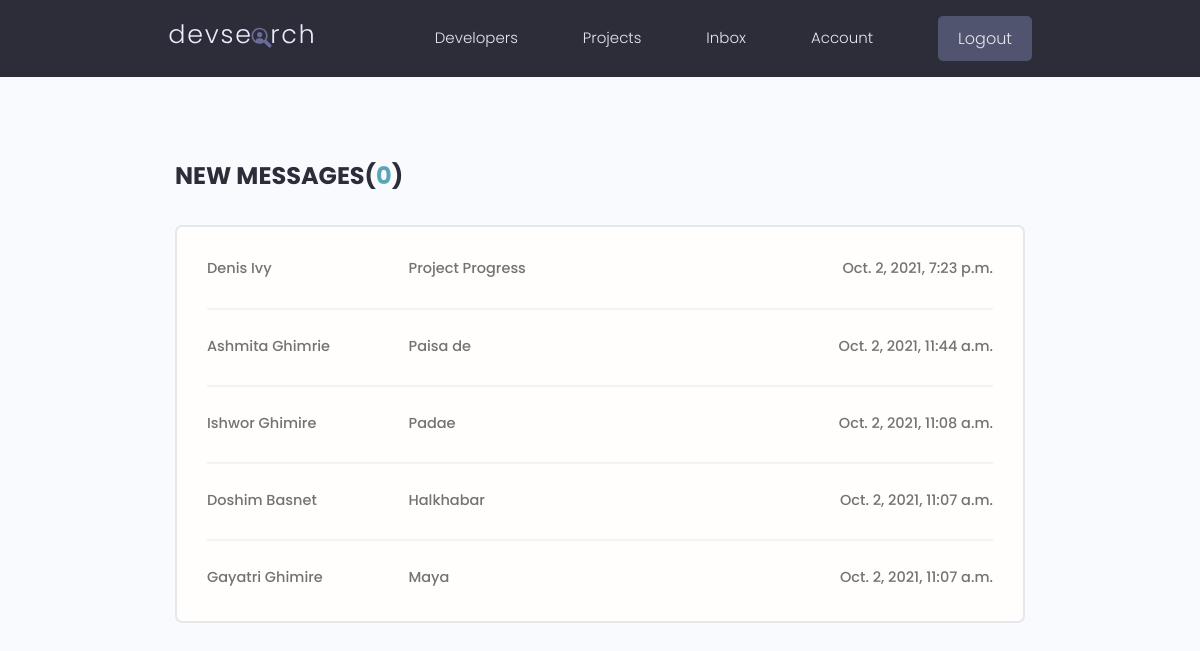
The page /inbox/ (signed in) on the database its author committed.
### users/models.py (models this page shows, shortened)
class Message(models.Model):
    sender = models.ForeignKey(Profile,null=True,blank=True,on_delete=models.SET_NULL)
    recepient = models.ForeignKey(Profile,null=True,blank=True,on_delete=models.SET_NULL,related_name='messages')
    sender_name = models.CharField(max_length=200,null=True,blank=True)
    email = models.EmailField(max_length=200,null=True,blank=True)
    subject = models.CharField(max_length=200,null=True,blank=True)
    body = models.TextField()
    is_read = models.BooleanField(default=False)
    created = models.DateTimeField(auto_now_add=True)
    id = models.UUIDField(default=uuid.uuid4,primary_key=True,editable=False,unique=True)
    class Meta:
        ordering = ['is_read','-created']

### users/views.py (the view)
# urls.py: path('inbox/',views.inbox,name='inbox'),
@login_required(login_url='login')
def inbox(request):
    profile = request.user.profile
    messageRequests = profile.messages.all()
    newmessageCount = messageRequests.filter(is_read=False).count()
    context = {'messageRequests':messageRequests,'newmessage':newmessageCount}
    return render(request,'users/inbox.html',context)

### users/templates/users/inbox.html
{% extends 'main.html' %}
{% block content %}
<main class="inbox my-xl">
  <div class="content-box">
    <h3 class="inbox__title">New Messages(<span>{{newmessage}}</span>)</h3>
    <ul class="messages">
      {% for message in messageRequests %}
        {% if message.is_read == False %}
        <li class="message message--unread">
        {% else %}
        <li class="message">
        {% endif %}
        <a href="{% url 'viewMessage' message.id %}">
          <span class="message__author">{{message.sender_name}}</span>
          <span class="message__subject">{{message.subject}}</span>
          <span class="message__date">{{message.created}}</span>
        </a>
      </li>
      {% endfor %}
    </ul>
  </div>
</main>
{% endblock content %}

### static/styles/app.css (style rules this page uses)
:root { --color-sub: #2d2d39; }
.content-box { width: 95%; max-width: 85rem; margin: 0 auto; }
.inbox { height: 90vh; }
.inbox__title, .inbox__title span { font-size: 2.4rem; font-weight: 700; color: var(--color-sub); text-transform: uppercase; text-align: left; margin-bottom: 3rem; }
.inbox__title span { color: var(--color-main); }
.messages { list-style: none; background: var(--color-white); padding: 0.5rem 3rem; border: 2px solid var(--color-light); border-radius: 0.7rem; }
.message { padding: 2.5rem 0; }
.message > a span { font-size: 1.45rem; font-weight: 500; }
.message:not(:last-child) { border-bottom: 2px solid var(--color-white-light); }
.message > a { display: flex; gap: 1rem; }
.message__author, .message__date { flex-basis: 25%; }
.message__subject { flex-basis: 50%; }
.message__date { text-align: right; }

### static/uikit/styles/modules/_variables.css (style rules this page uses)
:root { --color-main: #5aa5b9; --color-main-light: #e6faff; --color-sub: #3f4156; --color-sub-light: #51546e; --color-sub-lighter: #ededfd; --color-text: #737373; --color-gray: #8b8b8b; --color-light: #e5e7eb; --color-light-gray: #767676; --color-bg: #f8fafd; --color-white: #fffefd; --color-white-light: #f3f3f3; --color-success: #359e64; --color-success-bg: #def8e8; --color-error: #fc4b0b; --color-error-bg: #fff2ee; --font-base: 'Poppins', arial, helvetica, 'Segoe UI', roboto, ubuntu, sans-serif; --font-monospace: 'Fira Code', 'Courier New', courier, monospace; --font-regular: 300; --font-medium: 500; --font-bold: 700; --generic-shadow: 1px 1px 5px #00000010; --generic-transition: all 0.3s ease-in-out; }

### static/uikit/styles/modules/_base.css (style rules this page uses)
* { margin: 0; padding: 0; box-sizing: border-box; text-rendering: optimizeLegibility; color: inherit; font-size: inherit; }
html { font-size: 50%; }
@media only screen and (min-width: 480px) { html { font-size: 56.25%; } }
@media only screen and (min-width: 1200px) { html { font-size: 62.5%; } }
body { line-height: 1.6; font-weight: 400; font-size: 1.5rem; color: var(--color-text); background-color: var(--color-bg); min-height: 100vh; }

### static/uikit/styles/modules/_typography.css (style rules this page uses)
* { font-family: var(--font-base); }
h3 { font-size: 3.2rem; font-weight: var(--font-medium); }
p, span, strong { font-size: 1.6rem; color: var(--color-text); font-weight: var(--font-regular); }
a { padding-bottom: 2px; text-decoration: none; display: inline-block; color: var(--color-main); font-weight: var(--font-medium); }

### static/uikit/styles/modules/_utilities.css (style rules this page uses)
.my-xl { margin: 8rem auto; }

### rows shown on the page
Message: sender_name "Denis Ivy", subject "Project Progress", created "Oct. 2, 2021, 7:23 p.m."
Message: sender_name "Ashmita Ghimrie", subject "Paisa de", created "Oct. 2, 2021, 11:44 a.m."
Message: sender_name "Ishwor Ghimire", subject "Padae", created "Oct. 2, 2021, 11:08 a.m."
Message: sender_name "Doshim Basnet", subject "Halkhabar", created "Oct. 2, 2021, 11:07 a.m."
Message: sender_name "Gayatri Ghimire", subject "Maya", created "Oct. 2, 2021, 11:07 a.m."

### other values the page prints
{{ newmessage }} "0"
